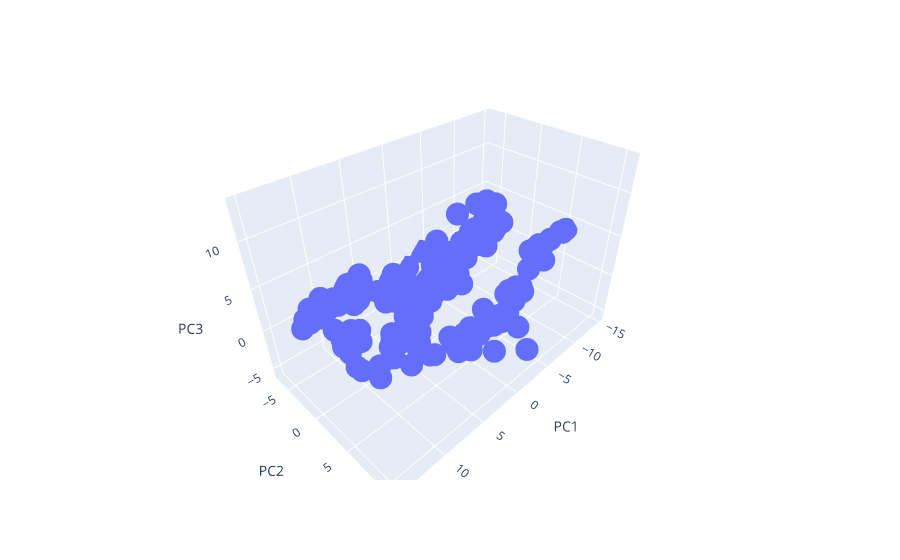

Notebook cell for this chart:
### Code cell
px.scatter_3d(scores_df,x='PC1',y='PC2',z='PC3')

### Figure 1 — Plotly figure (JSON) as saved in the notebook; plotly's stock layout.template omitted (floating-point values rounded to 4 significant figures; data arrays with more than 128 entries replaced by an {"elided": "..."} marker saying what was removed)
{"data": [{"hovertemplate": "PC1=%{x}<br>PC2=%{y}<br>PC3=%{z}<extra></extra>", "legendgroup": "", "marker": {"color": "#636efa", "symbol": "circle"}, "mode": "markers", "name": "", "scene": "scene", "showlegend": false, "type": "scatter3d", "x": {"elided": "192 float values"}, "y": {"elided": "192 float values"}, "z": {"elided": "192 float values"}}], "layout": {"legend": {"tracegroupgap": 0}, "margin": {"t": 60}, "scene": {"domain": {"x": [0, 1], "y": [0, 1]}, "xaxis": {"title": {"text": "PC1"}}, "yaxis": {"title": {"text": "PC2"}}, "zaxis": {"title": {"text": "PC3"}}}}}
